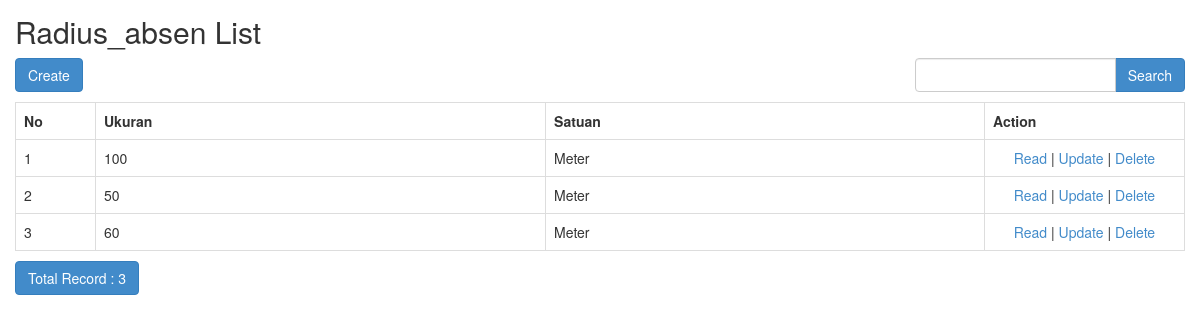
The app's page /index.php/radius_absen with its own data.
### tables this page shows
CREATE TABLE `radius_absen` (
  `id_radius` int(11) NOT NULL,
  `ukuran` float NOT NULL,
  `satuan` varchar(50) NOT NULL,
  `created_at` timestamp NOT NULL DEFAULT current_timestamp(),
  `updated_at` timestamp NOT NULL DEFAULT current_timestamp() ON UPDATE current_timestamp(),
  `deleted_at` timestamp NULL DEFAULT NULL
);

### application/controllers/Radius_absen.php (called while the page is built, shortened)
<?php
class Radius_absen extends CI_Controller
{
	function __construct()
	{
		$this->load->model('Radius_absen_model');
		$this->load->library('form_validation');
	}
	public function index()
	{
		$q = urldecode($this->input->get('q', TRUE));
		$start = intval($this->input->get('start'));
		if ($q <> '') {
			$config['base_url'] = base_url() . 'radius_absen/index.html?q=' . urlencode($q);
			$config['first_url'] = base_url() . 'radius_absen/index.html?q=' . urlencode($q);
		} else {
			$config['base_url'] = base_url() . 'radius_absen/index.html';
			$config['first_url'] = base_url() . 'radius_absen/index.html';
		}
		$config['per_page'] = 10;
		$config['page_query_string'] = TRUE;
		$config['total_rows'] = $this->Radius_absen_model->total_rows($q, TRUE);
		$radius_absen = $this->Radius_absen_model->get_limit_data($config['per_page'], $start, $q, TRUE);
		$this->load->library('pagination');
		$this->pagination->initialize($config);
		$data = array(
			'radius_absen_data' => $radius_absen,
			'q' => $q,
			'pagination' => $this->pagination->create_links(),
			'total_rows' => $config['total_rows'],
			'start' => $start,
		);
		$this->load->view('radius_absen/radius_absen_list', $data);
	}
}

### index.php (called while the page is built, shortened)
<?php
require_once BASEPATH.'core/CodeIgniter.php';

### application/config/config.php (called while the page is built, shortened)
<?php
$config['base_url'] = 'http://localhost/sipreti';
$config['index_page'] = '';
$config['uri_protocol']	= 'REQUEST_URI';
$config['url_suffix'] = '.html';
$config['language']	= 'english';
$config['charset'] = 'UTF-8';
$config['enable_hooks'] = FALSE;
$config['subclass_prefix'] = 'MY_';
$config['composer_autoload'] = FALSE;
$config['permitted_uri_chars'] = 'a-z 0-9~%.:_\-';
$config['enable_query_strings'] = FALSE;
$config['controller_trigger'] = 'c';
$config['function_trigger'] = 'm';
$config['directory_trigger'] = 'd';
$config['allow_get_array'] = TRUE;
$config['log_threshold'] = 0;
$config['log_path'] = '';
$config['log_file_extension'] = '';
$config['log_file_permissions'] = 0644;
$config['log_date_format'] = 'Y-m-d H:i:s';
$config['error_views_path'] = '';
$config['cache_path'] = '';
$config['cache_query_string'] = FALSE;
$config['encryption_key'] = 'randomstring';
$config['sess_driver'] = 'files';
$config['sess_cookie_name'] = 'ci_session';
$config['sess_samesite'] = 'Lax';
$config['sess_expiration'] = 7200;
$config['sess_save_path'] = NULL;
$config['sess_match_ip'] = FALSE;
$config['sess_time_to_update'] = 300;
$config['sess_regenerate_destroy'] = FALSE;
$config['cookie_prefix']	= '';
$config['cookie_domain']	= '';
$config['cookie_path']		= '/';
$config['cookie_secure']	= FALSE;
$config['cookie_httponly'] 	= FALSE;
$config['cookie_samesite'] 	= 'Lax';
$config['standardize_newlines'] = FALSE;
$config['global_xss_filtering'] = TRUE;
$config['csrf_protection'] = FALSE;
$config['csrf_token_name'] = 'csrf_test_name';
$config['csrf_cookie_name'] = 'csrf_cookie_name';
$config['csrf_expire'] = 7200;
$config['csrf_regenerate'] = TRUE;
$config['csrf_exclude_uris'] = array();
$config['compress_output'] = FALSE;
$config['time_reference'] = 'local';
$config['rewrite_short_tags'] = FALSE;
$config['proxy_ips'] = '';

### application/models/Radius_absen_model.php (called while the page is built, shortened)
<?php
class Radius_absen_model extends CI_Model
{
	public $table = 'radius_absen';
	function total_rows($q = NULL, $onlyActive = FALSE)
	{
		$this->db->like('ukuran', $q);
		if ($onlyActive) {
			$this->db->where('(deleted_at IS NULL OR deleted_at = "")');
		}
		return $this->db->count_all_results($this->table);
	}
	public function get_limit_data($limit, $start = 0, $q = NULL, $onlyActive = FALSE)
	{
		$this->db->like('ukuran', $q);
		if ($onlyActive) {
			$this->db->where('(deleted_at IS NULL OR deleted_at = "")');
		}
		$this->db->limit($limit, $start);
		return $this->db->get($this->table)->result();
	}
}

### application/views/radius_absen/radius_absen_list.php (the view, shortened to what this page needs)
<!doctype html>
<html>
    <head>
        <link rel="stylesheet" href="<?php echo base_url('assets/bootstrap/css/bootstrap.min.css') ?>"/>
    </head>
    <body>
        <h2 style="margin-top:0px">Radius_absen List</h2>
        <div class="row" style="margin-bottom: 10px">
            <div class="col-md-4">
                <?php echo anchor(site_url('radius_absen/create'),'Create', 'class="btn btn-primary"'); ?>
            </div>
            <div class="col-md-4 text-center">
            </div>
            <div class="col-md-1 text-right">
            </div>
            <div class="col-md-3 text-right">
                <form action="<?php echo site_url('radius_absen/index'); ?>" class="form-inline" method="get">
                    <div class="input-group">
                        <input type="text" class="form-control" name="q" value="<?php echo $q; ?>">
                        <span class="input-group-btn">
                          <button class="btn btn-primary" type="submit">Search</button>
                        </span>
                    </div>
                </form>
            </div>
        </div>
        <table class="table table-bordered" style="margin-bottom: 10px">
            <tr>
                <th>No</th>
		<th>Ukuran</th>
		<th>Satuan</th>
		<th>Action</th>
            </tr><?php
            foreach ($radius_absen_data as $radius_absen)
            {
                ?>
                <tr>
			<td width="80px"><?php echo ++$start ?></td>
			<td><?php echo $radius_absen->ukuran ?></td>
			<td><?php echo $radius_absen->satuan ?></td>
			<td style="text-align:center" width="200px">
				<?php
				echo anchor(site_url('radius_absen/read/'.$radius_absen->id_radius),'Read');
				echo ' | ';
				echo anchor(site_url('radius_absen/update/'.$radius_absen->id_radius),'Update');
				echo ' | ';
				echo anchor(site_url('radius_absen/delete/'.$radius_absen->id_radius),'Delete','onclick="javasciprt: return confirm(\'Are You Sure ?\')"');
				?>
			</td>
		</tr>
                <?php
            }
            ?>
        </table>
        <div class="row">
            <div class="col-md-6">
                <a href="#" class="btn btn-primary">Total Record : <?php echo $total_rows ?></a>
	    </div>
            <div class="col-md-6 text-right">
            </div>
        </div>
    </body>
</html>

### application/views/radius_absen/radius_absen_list.php (style rules this page uses)
body { padding: 15px; }

### records on screen
radius_absen: ukuran "100", satuan "Meter", id_radius "Read", id_radius "Update", id_radius "Delete"
radius_absen: ukuran "50", satuan "Meter", id_radius "Read", id_radius "Update", id_radius "Delete"
radius_absen: ukuran "60", satuan "Meter", id_radius "Read", id_radius "Update", id_radius "Delete"

### other values on screen
$total_rows "3"
